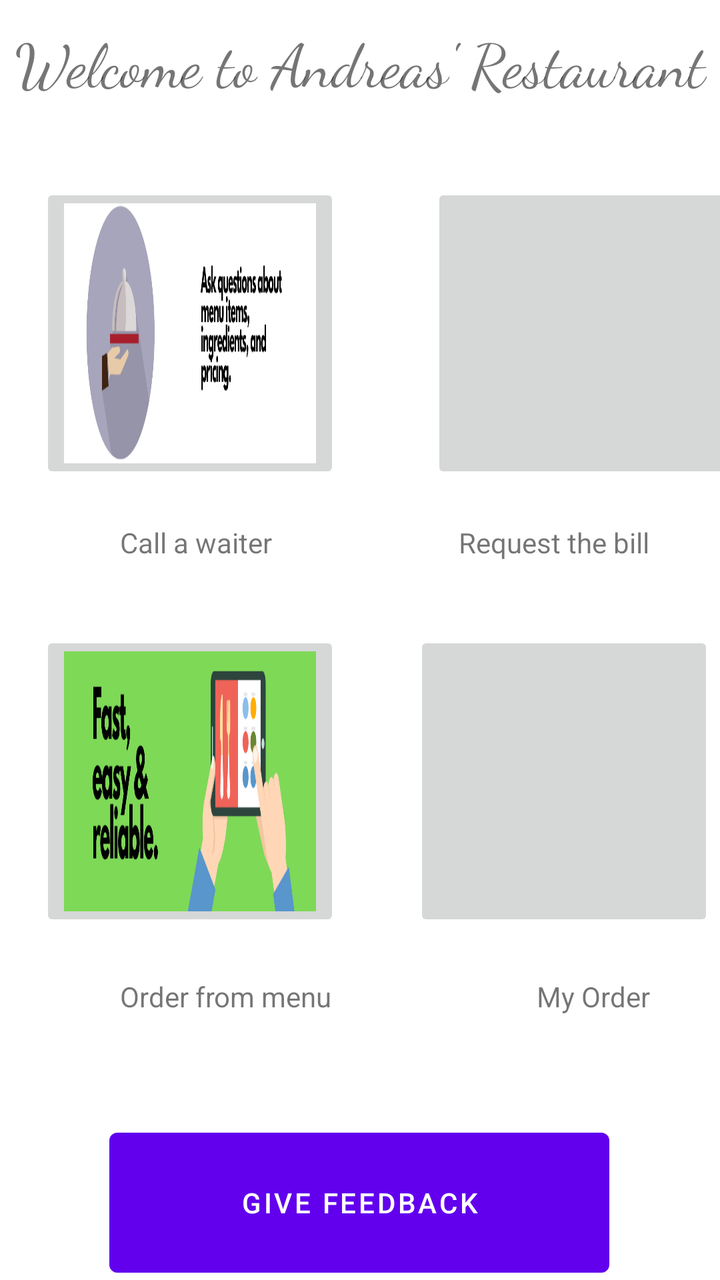
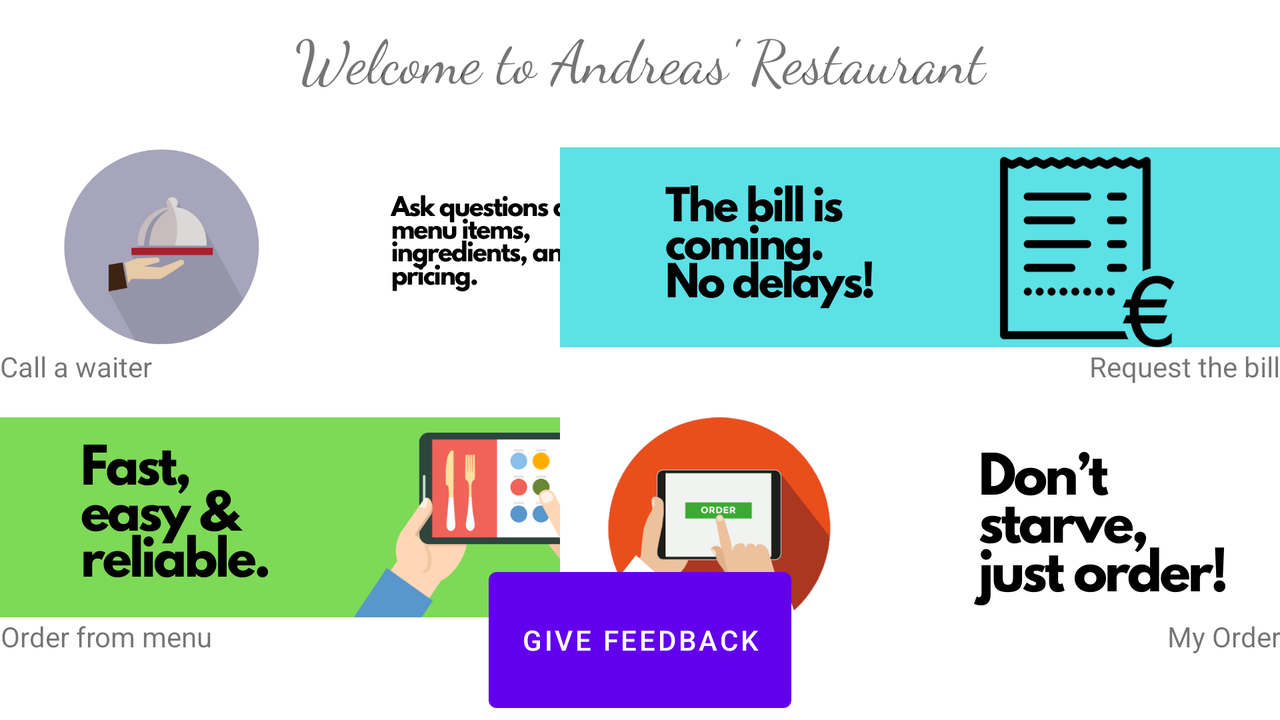

The same Android screen from two of the app's own layout files: first res/layout/ as a phone draws it, then the repository's variant for another configuration, drawn on a device whose configuration selects that folder. Both files follow.
<!-- AndroidManifest.xml: application theme Theme.Eftasee -->
<!-- res/layout/user_layout.xml -->
<?xml version="1.0" encoding="utf-8"?>
<androidx.constraintlayout.widget.ConstraintLayout xmlns:android="http://schemas.android.com/apk/res/android"
    xmlns:app="http://schemas.android.com/apk/res-auto"
    xmlns:tools="http://schemas.android.com/tools"
    android:layout_width="match_parent"
    android:layout_height="match_parent">

    <TextView
        android:id="@+id/textView6"
        android:layout_width="match_parent"
        android:layout_height="wrap_content"
        android:layout_marginTop="10dp"
        android:fontFamily="cursive"
        android:gravity="center"
        android:text="@string/welcome_restaurant"
        android:textSize="30sp"
        app:layout_constraintEnd_toEndOf="parent"
        app:layout_constraintStart_toStartOf="parent"
        app:layout_constraintTop_toTopOf="parent" />

    <ImageButton
        android:id="@+id/imageButton2"
        android:layout_width="150dp"
        android:layout_height="150dp"
        android:layout_marginStart="20dp"
        android:layout_marginTop="40dp"
        android:contentDescription="@string/call_waiter"
        android:scaleType="fitXY"
        app:layout_constraintStart_toStartOf="parent"
        app:layout_constraintTop_toBottomOf="@+id/textView6"
        app:srcCompat="@drawable/waiter" />

    <ImageButton
        android:id="@+id/imageButton3"
        android:layout_width="150dp"
        android:layout_height="150dp"
        android:layout_marginStart="71dp"
        android:layout_marginTop="40dp"
        android:layout_marginEnd="20dp"
        android:contentDescription="@string/request_bill"
        android:scaleType="fitXY"
        app:layout_constraintEnd_toEndOf="parent"
        app:layout_constraintStart_toEndOf="@+id/imageButton2"
        app:layout_constraintTop_toBottomOf="@+id/textView6"
        app:srcCompat="@drawable/bill2" />

    <ImageButton
        android:id="@+id/imageButton4"
        android:layout_width="150dp"
        android:layout_height="150dp"
        android:layout_marginStart="20dp"
        android:layout_marginTop="35dp"
        android:contentDescription="@string/Order"
        android:scaleType="fitXY"
        app:layout_constraintStart_toStartOf="parent"
        app:layout_constraintTop_toBottomOf="@+id/textView9"
        app:srcCompat="@drawable/menu" />

    <ImageButton
        android:id="@+id/imageButton5"
        android:layout_width="150dp"
        android:layout_height="150dp"
        android:layout_marginStart="54dp"
        android:layout_marginTop="35dp"
        android:layout_marginEnd="20dp"
        android:contentDescription="@string/my_order"
        android:scaleType="fitXY"
        app:layout_constraintEnd_toEndOf="parent"
        app:layout_constraintStart_toEndOf="@+id/imageButton4"
        app:layout_constraintTop_toBottomOf="@+id/textView10"
        app:srcCompat="@drawable/order_icon" />

    <TextView
        android:id="@+id/textView9"
        android:layout_width="wrap_content"
        android:layout_height="wrap_content"
        android:layout_marginStart="60dp"
        android:layout_marginTop="20dp"
        android:text="@string/call_waiter"
        app:layout_constraintStart_toStartOf="parent"
        app:layout_constraintTop_toBottomOf="@+id/imageButton2" />

    <TextView
        android:id="@+id/textView10"
        android:layout_width="wrap_content"
        android:layout_height="wrap_content"
        android:layout_marginStart="118dp"
        android:layout_marginTop="20dp"
        android:layout_marginEnd="60dp"
        android:text="@string/request_bill"
        app:layout_constraintEnd_toEndOf="parent"
        app:layout_constraintStart_toEndOf="@+id/textView9"
        app:layout_constraintTop_toBottomOf="@+id/imageButton3" />

    <TextView
        android:id="@+id/textView11"
        android:layout_width="wrap_content"
        android:layout_height="wrap_content"
        android:layout_marginStart="60dp"
        android:layout_marginTop="23dp"
        android:text="@string/Order"
        app:layout_constraintStart_toStartOf="parent"
        app:layout_constraintTop_toBottomOf="@+id/imageButton4" />

    <TextView
        android:id="@+id/textView12"
        android:layout_width="wrap_content"
        android:layout_height="wrap_content"
        android:layout_marginStart="127dp"
        android:layout_marginTop="23dp"
        android:layout_marginEnd="60dp"
        android:text="@string/my_order"
        app:layout_constraintEnd_toEndOf="parent"
        app:layout_constraintStart_toEndOf="@+id/textView11"
        app:layout_constraintTop_toBottomOf="@+id/imageButton5" />

    <Button
        android:id="@+id/button2"
        android:layout_width="250dp"
        android:layout_height="82dp"
        android:layout_marginTop="85dp"
        android:layout_marginBottom="30dp"
        android:text="@string/feedback"
        app:layout_constraintBottom_toBottomOf="parent"
        app:layout_constraintEnd_toEndOf="parent"
        app:layout_constraintHorizontal_bias="0.496"
        app:layout_constraintStart_toStartOf="parent"
        app:layout_constraintTop_toBottomOf="@+id/textView11" />


</androidx.constraintlayout.widget.ConstraintLayout>
<!-- resources referenced by this layout -->
<resources>
  <!-- drawable menu: png bitmap (drawable-hdpi, 23119 bytes) -->
  <!-- drawable waiter: png bitmap (drawable-hdpi, 19153 bytes) -->
  <string name="Order">Order from menu</string>
  <string name="call_waiter">Call a waiter</string>
  <string name="feedback">Give Feedback</string>
  <string name="my_order">My Order</string>
  <string name="request_bill">Request the bill</string>
  <string name="welcome_restaurant">Welcome to Andreas\' Restaurant</string>
  <style name="Theme.Eftasee" parent="Theme.MaterialComponents.DayNight.NoActionBar">
          
          <item name="colorPrimary">@color/purple_500</item>
          <item name="colorPrimaryVariant">@color/purple_700</item>
          <item name="colorOnPrimary">@color/white</item>
          
          <item name="colorSecondary">@color/teal_200</item>
          <item name="colorSecondaryVariant">@color/teal_700</item>
          <item name="colorOnSecondary">@color/black</item>
          
          <item name="android:statusBarColor" tools:targetApi="l">?attr/colorPrimaryVariant</item>
          
      </style>
</resources>
<!-- res/layout-land/user_layout.xml (the repository's variant of the layout above) -->
<!-- drawn on the phone turned sideways -->
<?xml version="1.0" encoding="utf-8"?>
<androidx.constraintlayout.widget.ConstraintLayout xmlns:android="http://schemas.android.com/apk/res/android"
    xmlns:app="http://schemas.android.com/apk/res-auto"
    xmlns:tools="http://schemas.android.com/tools"
    android:layout_width="match_parent"
    android:layout_height="match_parent">

    <TextView
        android:id="@+id/textView6"
        android:layout_width="match_parent"
        android:layout_height="wrap_content"
        android:layout_marginTop="8dp"
        android:fontFamily="cursive"
        android:gravity="center"
        android:text="@string/welcome_restaurant"
        android:textSize="30sp"
        app:layout_constraintTop_toTopOf="parent" />

    <ImageButton
        android:id="@+id/imageButton2"
        android:layout_width="wrap_content"
        android:layout_height="wrap_content"
        android:layout_marginTop="24dp"
        android:background="#FFEBEE"
        android:contentDescription="@string/call_waiter"
        android:scaleType="fitXY"
        app:layout_constraintStart_toStartOf="parent"
        app:layout_constraintTop_toBottomOf="@+id/textView6"
        app:srcCompat="@drawable/waiter" />

    <ImageButton
        android:id="@+id/imageButton3"
        android:layout_width="wrap_content"
        android:layout_height="wrap_content"
        android:layout_marginTop="24dp"
        android:background="#FFEBEE"
        android:contentDescription="@string/request_bill"
        android:scaleType="fitXY"
        app:layout_constraintEnd_toEndOf="parent"
        app:layout_constraintTop_toBottomOf="@+id/textView6"
        app:srcCompat="@drawable/bill" />

    <ImageButton
        android:id="@+id/imageButton4"
        android:layout_width="wrap_content"
        android:layout_height="wrap_content"
        android:layout_marginTop="16dp"
        android:background="#FFEBEE"
        android:contentDescription="@string/Order"
        android:scaleType="fitXY"
        app:layout_constraintStart_toStartOf="parent"
        app:layout_constraintTop_toBottomOf="@+id/textView9"
        app:srcCompat="@drawable/menu" />

    <TextView
        android:id="@+id/textView9"
        android:layout_width="wrap_content"
        android:layout_height="wrap_content"
        android:gravity="center"
        android:text="@string/call_waiter"
        app:layout_constraintStart_toStartOf="parent"
        app:layout_constraintTop_toBottomOf="@+id/imageButton2" />

    <TextView
        android:id="@+id/textView10"
        android:layout_width="wrap_content"
        android:layout_height="wrap_content"
        android:gravity="center"
        android:text="@string/request_bill"
        app:layout_constraintEnd_toEndOf="parent"
        app:layout_constraintTop_toBottomOf="@+id/imageButton3" />

    <TextView
        android:id="@+id/textView11"
        android:layout_width="wrap_content"
        android:layout_height="wrap_content"
        android:gravity="center"
        android:text="@string/Order"
        app:layout_constraintStart_toStartOf="parent"
        app:layout_constraintTop_toBottomOf="@+id/imageButton4" />

    <TextView
        android:id="@+id/textView12"
        android:layout_width="wrap_content"
        android:layout_height="wrap_content"
        android:gravity="center"
        android:text="@string/my_order"
        app:layout_constraintEnd_toEndOf="parent"
        app:layout_constraintTop_toBottomOf="@+id/imageButton5" />

    <ImageButton
        android:id="@+id/imageButton5"
        android:layout_width="wrap_content"
        android:layout_height="wrap_content"
        android:layout_marginTop="16dp"
        android:background="#FFEBEE"
        android:contentDescription="@string/my_order"
        android:scaleType="fitXY"
        app:layout_constraintEnd_toEndOf="parent"
        app:layout_constraintTop_toBottomOf="@+id/textView10"
        app:srcCompat="@drawable/order" />

    <Button
        android:id="@+id/button2"
        android:layout_width="wrap_content"
        android:layout_height="80dp"
        android:text="@string/feedback"
        app:layout_constraintBottom_toBottomOf="parent"
        app:layout_constraintEnd_toEndOf="parent"
        app:layout_constraintHorizontal_bias="0.5"
        app:layout_constraintStart_toStartOf="parent" />

    <androidx.constraintlayout.widget.Group
        android:id="@+id/group"
        android:layout_width="wrap_content"
        android:layout_height="wrap_content"
        app:constraint_referenced_ids="textView12,imageButton5" />


</androidx.constraintlayout.widget.ConstraintLayout>
<!-- resources referenced by the variant -->
<!-- as the phone turned sideways resolves them -->
<resources>
  <!-- drawable bill: png bitmap (drawable-hdpi, 18174 bytes) -->
  <!-- drawable menu: png bitmap (drawable-hdpi, 23119 bytes) -->
  <!-- drawable order: png bitmap (drawable-hdpi, 20876 bytes) -->
  <!-- drawable waiter: png bitmap (drawable-hdpi, 19153 bytes) -->
  <string name="Order">Order from menu</string>
  <string name="call_waiter">Call a waiter</string>
  <string name="feedback">Give Feedback</string>
  <string name="my_order">My Order</string>
  <string name="request_bill">Request the bill</string>
  <string name="welcome_restaurant">Welcome to Andreas\' Restaurant</string>
  <style name="Theme.Eftasee" parent="Theme.MaterialComponents.DayNight.NoActionBar">
          
          <item name="colorPrimary">@color/purple_500</item>
          <item name="colorPrimaryVariant">@color/purple_700</item>
          <item name="colorOnPrimary">@color/white</item>
          
          <item name="colorSecondary">@color/teal_200</item>
          <item name="colorSecondaryVariant">@color/teal_700</item>
          <item name="colorOnSecondary">@color/black</item>
          
          <item name="android:statusBarColor" tools:targetApi="l">?attr/colorPrimaryVariant</item>
          
      </style>
</resources>
